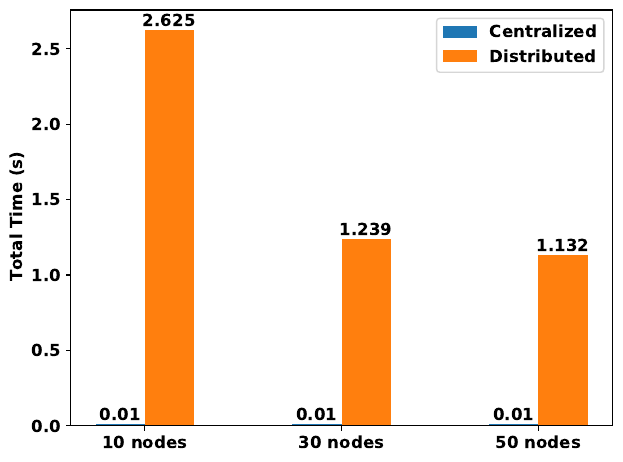

Here is the Python script that generated this plot:
import matplotlib.pyplot as plt
import numpy as np

SMALL_SIZE = 12
MEDIUM_SIZE = 12
BIGGER_SIZE = 12

plt.rc('font', size=SMALL_SIZE)          # controls default text sizes
plt.rc('axes', titlesize=SMALL_SIZE)     # fontsize of the axes title
plt.rc('axes', labelsize=MEDIUM_SIZE)    # fontsize of the x and y labels
plt.rc('xtick', labelsize=SMALL_SIZE)    # fontsize of the tick labels
plt.rc('ytick', labelsize=SMALL_SIZE)    # fontsize of the tick labels
plt.rc('legend', fontsize=SMALL_SIZE)    # legend fontsize
plt.rc('figure', titlesize=BIGGER_SIZE)  # fontsize of the figure title

plt.rcParams.update({'font.size': 12})
plt.rcParams['font.weight'] = 'bold'
plt.rcParams['axes.labelweight'] = 'bold'
plt.rcParams['axes.titleweight'] = 'bold'
plt.rcParams['figure.titleweight'] = 'bold'
print(plt.rcParams.keys())

totalTime10centralized = 0
totalTime30centralized = 0
totalTime50centralized = 0

totalTime10distributed = 0
totalTime30distributed = 0
totalTime50distributed = 0

for numNodes in [10, 30, 50]:
    file1 = open("CDS_computation_time/distributed/dump" + str(numNodes) + "_fixed.txt")

    flag = False
    anotherFlag = False

    totalTime = []
    # movingTime = []

    for line in file1:
        line = line.strip()

        if "Waf: Entering directory" in line:
            flag = True

        if " at " in line:
            if flag:
                flag = False
                line = line.split(" ")
                print(line)
                totalTime.append(line[-1])
            else:
                line = line.split(" ")
                totalTime.pop()
                totalTime.append(line[-1])
                print(line)
        if "it will take" in line:
            line = line.split(" ")
            print(line[3])
            # movingTime.append(line[3])

    # if numNodes == 10:
    #     totalTime10distributed = [float(x) + float(y) - 50.0 for x, y in zip(totalTime, movingTime)]
    # if numNodes == 30:
    #     totalTime30distributed = [float(x) + float(y) - 50.0 for x, y in zip(totalTime, movingTime)]
    # if numNodes == 50:
    #     totalTime50distributed = [float(x) + float(y) - 50.0 for x, y in zip(totalTime, movingTime)]

    if numNodes == 10:
        totalTime10distributed = [float(x) - 50.0 for x in totalTime]
    if numNodes == 30:
        totalTime30distributed = [float(x) - 50.0 for x in totalTime]
    if numNodes == 50:
        totalTime50distributed = [float(x) - 50.0 for x in totalTime]

print(totalTime10distributed)
print(totalTime30distributed)
print(totalTime50distributed)

totalTime10Averagedistributed = sum([float(i) for i in totalTime10distributed])/len(totalTime10distributed)
totalTime30Averagedistributed = sum([float(i) for i in totalTime30distributed])/len(totalTime30distributed)
totalTime50Averagedistributed = sum([float(i) for i in totalTime50distributed])/len(totalTime50distributed)

print(totalTime10Averagedistributed)
print(totalTime30Averagedistributed)
print(totalTime50Averagedistributed)


for numNodes in [10, 30, 50]:
    file1 = open("CDS_computation_time/centralized/dump" + str(numNodes) + "_fixed.txt")

    flag = False
    anotherFlag = False

    totalTime = []
    # movingTime = []

    for line in file1:
        line = line.strip()

        if "Waf: Entering directory" in line:
            flag = True

        if " at " in line:
            if flag:
                flag = False
                line = line.split(" ")
                print(line)
                totalTime.append(line[-1])
            else:
                line = line.split(" ")
                totalTime.pop()
                totalTime.append(line[-1])
                print(line)
        if "it will take" in line:
            line = line.split(" ")
            print(line[3])
            # movingTime.append(line[3])

    # if numNodes == 10:
    #     totalTime10centralized = [float(x) + float(y) - 50000.0 for x, y in zip(totalTime, movingTime)]
    # if numNodes == 30:
    #     totalTime30centralized = [float(x) + float(y) - 50000.0 for x, y in zip(totalTime, movingTime)]
    # if numNodes == 50:
    #     totalTime50centralized = [float(x) + float(y) - 50000.0 for x, y in zip(totalTime, movingTime)]

    if numNodes == 10:
        totalTime10centralized = [float(x) - 50000.0 for x in totalTime]
    if numNodes == 30:
        totalTime30centralized = [float(x) - 50000.0 for x in totalTime]
    if numNodes == 50:
        totalTime50centralized = [float(x) - 50000.0 for x in totalTime]

print(totalTime10centralized)
print(totalTime30centralized)
print(totalTime50centralized)

totalTime10Averagecentralized = sum([float(i) for i in totalTime10centralized])/len(totalTime10centralized)
totalTime30Averagecentralized = sum([float(i) for i in totalTime30centralized])/len(totalTime30centralized)
totalTime50Averagecentralized = sum([float(i) for i in totalTime50centralized])/len(totalTime50centralized)

print(totalTime10Averagecentralized)
print(totalTime30Averagecentralized)
print(totalTime50Averagecentralized)

labels = ['10 nodes', '30 nodes', '50 nodes']
# centralized = [round(totalTime10Averagecentralized, 3), round(totalTime30Averagecentralized, 3), round(totalTime50Averagecentralized, 3)]
centralized = [0.01, 0.01, 0.01]
distributed = [round(totalTime10Averagedistributed, 3), round(totalTime30Averagedistributed, 3), round(totalTime50Averagedistributed, 3)]

x = np.arange(len(labels))  # the label locations
width = 0.25  # the width of the bars

fig, ax = plt.subplots()
rects1 = ax.bar(x - width / 2, centralized, width, label='Centralized')
rects2 = ax.bar(x + width / 2, distributed, width, label='Distributed')

# Add some text for labels, title and custom x-axis tick labels, etc.
ax.set_ylabel('Total Time (s)')
#ax.set_title('Total Time Excluding the Moving Time')
ax.set_xticks(x)
ax.set_xticklabels(labels)
ax.legend(loc="upper right")


def autolabel(rects):
    """Attach a text label above each bar in *rects*, displaying its height."""
    for rect in rects:
        height = rect.get_height()
        ax.annotate('{}'.format(height),
                    xy=(rect.get_x() + rect.get_width() / 2, height),
                    xytext=(0, 0),  # 3 points vertical offset
                    textcoords="offset points",
                    ha='center', va='bottom')


autolabel(rects1)
autolabel(rects2)

fig.tight_layout()

plt.show()

fig.savefig("CDS_computation_time.pdf", bbox_inches='tight')

